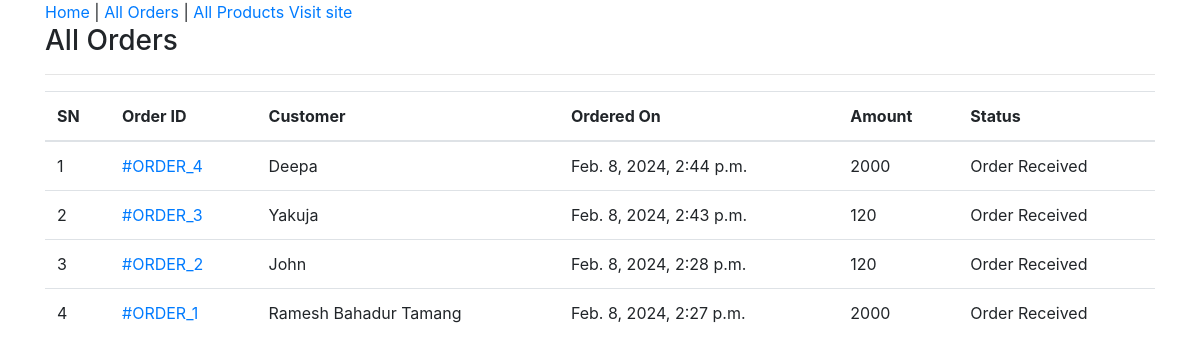
Screenshot of /admin-all-orders/ (signed in) with the database file from the repository.
### ecomapp/models.py (models this page shows, shortened)
class Order(models.Model):
    cart = models.OneToOneField(Cart, on_delete=models.CASCADE)
    ordered_by = models.CharField(max_length=200)
    shipping_address = models.CharField(max_length=200)
    mobile = models.CharField(max_length=10)
    email = models.EmailField(null=True, blank=True)
    subtotal = models.PositiveIntegerField()
    discount = models.PositiveIntegerField()
    total = models.PositiveIntegerField()
    order_status = models.CharField(max_length=50, choices=ORDER_STATUS)
    created_at = models.DateTimeField(auto_now_add=True)
    payment_method = models.CharField(
        max_length=20, choices=METHOD, default="Cash On Delivery")
    payment_completed = models.BooleanField(
        default=False, null=True, blank=True)

### ecomapp/views.py (the view)
# urls.py: path("admin-all-orders/", AdminOrderListView.as_view(), name="adminorderlist"),
class AdminOrderListView(AdminRequiredMixin, ListView):
    template_name = "adminpages/adminorderlist.html"
    queryset = Order.objects.all().order_by("-id")
    context_object_name = "allorders"

### ecomapp/views.py (called while the page is built)
    def dispatch(self, request, *args, **kwargs):
        if request.user.is_authenticated and Admin.objects.filter(user=request.user).exists():
            pass
        else:
            return redirect("/admin-login/")
        return super().dispatch(request, *args, **kwargs)

### templates/adminpages/adminorderlist.html (shortened to what this page needs)
{% extends 'adminpages/adminbase.html' %}
{% block content %}
<div class="container">
    <div class="row">
        <div class="col-md-12">
            <h3>All Orders</h3><hr>
            <table class="table">
                <thead>
                    <tr>
                        <th>SN</th>
                        <th>Order ID </th>
                        <th>Customer</th>
                        <th>Ordered On</th>
                        <th>Amount</th>
                        <th>Status</th>
                    </tr>
                </thead>
                <tbody>
                    {% for order in allorders %}
                    <tr>
                        <td>{{forloop.counter}}</td>
                        <td><a href="{% url 'ecomapp:adminorderdetail' order.id %}">#ORDER_{{order.id}}</a></td>
                        <td>{{order.ordered_by}}</td>
                        <td>{{order.created_at}}</td>
                        <td>{{order.total}}</td>
                        <td>{{order.order_status}}</td>
                    </tr>
                    {% endfor %}
                </tbody>
            </table>
        </div>
    </div>
</div>
{% endblock %}

### rows the page displays
Order: id "4", ordered_by "Deepa", created_at "Feb. 8, 2024, 2:44 p.m.", total "2000", order_status "Order Received"
Order: id "3", ordered_by "Yakuja", created_at "Feb. 8, 2024, 2:43 p.m.", total "120", order_status "Order Received"
Order: id "2", ordered_by "John", created_at "Feb. 8, 2024, 2:28 p.m.", total "120", order_status "Order Received"
Order: id "1", ordered_by "Ramesh Bahadur Tamang", created_at "Feb. 8, 2024, 2:27 p.m.", total "2000", order_status "Order Received"
